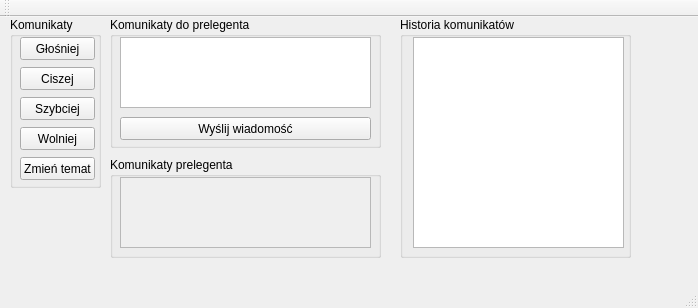
<?xml version="1.0" encoding="UTF-8"?>
<ui version="4.0">
 <class>MainWindow</class>
 <widget class="QMainWindow" name="MainWindow">
  <property name="geometry">
   <rect>
    <x>0</x>
    <y>0</y>
    <width>698</width>
    <height>308</height>
   </rect>
  </property>
  <property name="windowTitle">
   <string>Prelegent</string>
  </property>
  <widget class="QWidget" name="centralWidget">
   <widget class="QGroupBox" name="groupBox">
    <property name="geometry">
     <rect>
      <x>110</x>
      <y>140</y>
      <width>271</width>
      <height>101</height>
     </rect>
    </property>
    <property name="title">
     <string>Komunikaty prelegenta</string>
    </property>
    <widget class="QTextEdit" name="textEdit_3">
     <property name="enabled">
      <bool>false</bool>
     </property>
     <property name="geometry">
      <rect>
       <x>10</x>
       <y>20</y>
       <width>251</width>
       <height>71</height>
      </rect>
     </property>
    </widget>
   </widget>
   <widget class="QGroupBox" name="groupBox_2">
    <property name="geometry">
     <rect>
      <x>110</x>
      <y>0</y>
      <width>271</width>
      <height>131</height>
     </rect>
    </property>
    <property name="title">
     <string>Komunikaty do prelegenta</string>
    </property>
    <widget class="QPushButton" name="pushButton">
     <property name="geometry">
      <rect>
       <x>10</x>
       <y>100</y>
       <width>251</width>
       <height>23</height>
      </rect>
     </property>
     <property name="text">
      <string>Wyślij wiadomość</string>
     </property>
    </widget>
    <widget class="QTextEdit" name="textEdit">
     <property name="geometry">
      <rect>
       <x>10</x>
       <y>20</y>
       <width>251</width>
       <height>71</height>
      </rect>
     </property>
     <property name="html">
      <string>&lt;!DOCTYPE HTML PUBLIC &quot;-//W3C//DTD HTML 4.0//EN&quot; &quot;http://www.w3.org/TR/REC-html40/strict.dtd&quot;&gt;
&lt;html&gt;&lt;head&gt;&lt;meta name=&quot;qrichtext&quot; content=&quot;1&quot; /&gt;&lt;style type=&quot;text/css&quot;&gt;
p, li { white-space: pre-wrap; }
&lt;/style&gt;&lt;/head&gt;&lt;body style=&quot; font-family:'MS Shell Dlg 2'; font-size:8.25pt; font-weight:400; font-style:normal;&quot;&gt;
&lt;p style=&quot;-qt-paragraph-type:empty; margin-top:0px; margin-bottom:0px; margin-left:0px; margin-right:0px; -qt-block-indent:0; text-indent:0px; font-size:8pt;&quot;&gt;&lt;br /&gt;&lt;/p&gt;&lt;/body&gt;&lt;/html&gt;</string>
     </property>
    </widget>
   </widget>
   <widget class="QGroupBox" name="groupBox_3">
    <property name="geometry">
     <rect>
      <x>10</x>
      <y>0</y>
      <width>91</width>
      <height>171</height>
     </rect>
    </property>
    <property name="title">
     <string>Komunikaty</string>
    </property>
    <widget class="QPushButton" name="buttonZmienTemat">
     <property name="geometry">
      <rect>
       <x>10</x>
       <y>140</y>
       <width>75</width>
       <height>23</height>
      </rect>
     </property>
     <property name="text">
      <string>Zmień temat</string>
     </property>
    </widget>
    <widget class="QPushButton" name="buttonCiszej">
     <property name="geometry">
      <rect>
       <x>10</x>
       <y>50</y>
       <width>75</width>
       <height>23</height>
      </rect>
     </property>
     <property name="text">
      <string>Ciszej</string>
     </property>
    </widget>
    <widget class="QPushButton" name="buttonSzybciej">
     <property name="geometry">
      <rect>
       <x>10</x>
       <y>80</y>
       <width>75</width>
       <height>23</height>
      </rect>
     </property>
     <property name="text">
      <string>Szybciej</string>
     </property>
    </widget>
    <widget class="QPushButton" name="buttonGlosniej">
     <property name="geometry">
      <rect>
       <x>10</x>
       <y>20</y>
       <width>75</width>
       <height>23</height>
      </rect>
     </property>
     <property name="text">
      <string>Głośniej</string>
     </property>
    </widget>
    <widget class="QPushButton" name="buttonWolniej">
     <property name="geometry">
      <rect>
       <x>10</x>
       <y>110</y>
       <width>75</width>
       <height>23</height>
      </rect>
     </property>
     <property name="text">
      <string>Wolniej</string>
     </property>
    </widget>
   </widget>
   <widget class="QGroupBox" name="groupBox_4">
    <property name="geometry">
     <rect>
      <x>400</x>
      <y>0</y>
      <width>231</width>
      <height>241</height>
     </rect>
    </property>
    <property name="title">
     <string>Historia komunikatów</string>
    </property>
    <widget class="QTextEdit" name="textEdit_2">
     <property name="geometry">
      <rect>
       <x>13</x>
       <y>20</y>
       <width>211</width>
       <height>211</height>
      </rect>
     </property>
    </widget>
   </widget>
  </widget>
  <widget class="QMenuBar" name="menuBar">
   <property name="geometry">
    <rect>
     <x>0</x>
     <y>0</y>
     <width>698</width>
     <height>21</height>
    </rect>
   </property>
  </widget>
  <widget class="QToolBar" name="mainToolBar">
   <attribute name="toolBarArea">
    <enum>TopToolBarArea</enum>
   </attribute>
   <attribute name="toolBarBreak">
    <bool>false</bool>
   </attribute>
  </widget>
  <widget class="QStatusBar" name="statusBar"/>
 </widget>
 <layoutdefault spacing="6" margin="11"/>
 <resources/>
 <connections/>
</ui>
